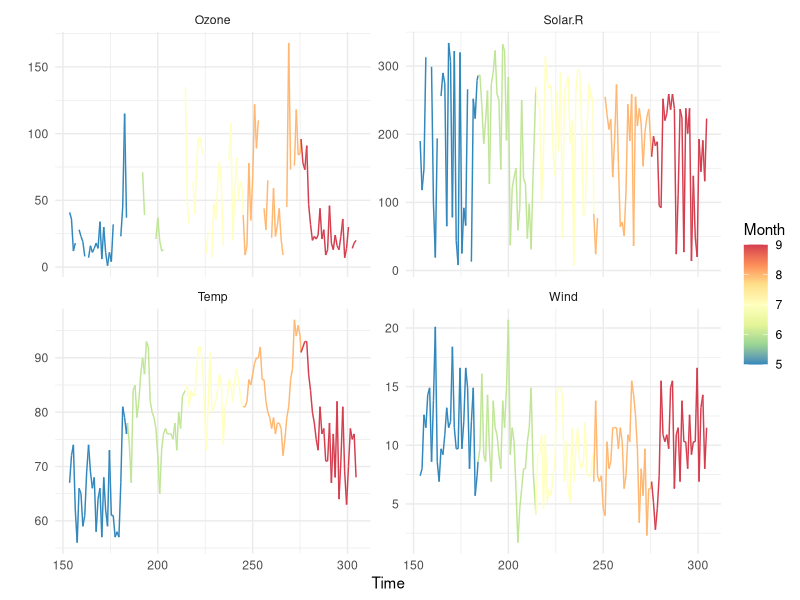
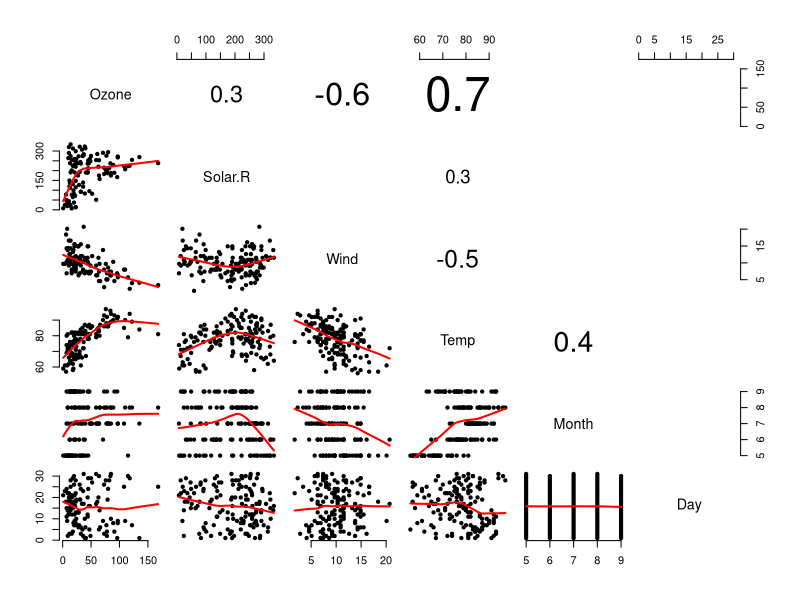

Write the R code that produced these figures, in order.
## ---- chunk 1
library(tidyverse)
D<-airquality

# First time transform data of tidy ones
D_tidy<-D %>% tidyr::gather(VAR, value, -Month, -Day) %>% mutate(Time = Month*30.5+Day)

ggplot(D_tidy) + geom_line(aes(x=Time, y=value, color=Month)) + scale_color_distiller("Month", palette = "Spectral") + facet_wrap(~VAR, scales = "free_y") + theme_minimal() + ylab("")

## ---- chunk 2
D<-airquality

par(bty="n") # I prefer when box was delete from plots but it is not a necessary

# I re-write panel.smooth to change the shape of points and	thickness of the red line
panel.smooth2=function (x, y, col = par("col"), bg = NA, pch = par("pch"),
    cex = 1, col.smooth = "red", span = 2/3, iter = 3, ...)
{
  points(x, y, pch = 20, col = col, bg = bg, cex = cex)
    ok <- is.finite(x) & is.finite(y)
    if (any(ok))
        lines(stats::lowess(x[ok], y[ok], f = span, iter = iter),
            col = "red", lwd=2,...)
}

# I modfied panel.cor to show estimate for only significant cor.test
panel.cor <- function(x, y, digits=1, prefix="", cex.cor)
{
  usr <- par("usr"); on.exit(par(usr))
  par(usr = c(0, 1, 0, 1))
  r1=cor.test(x,y)
  r <- abs(cor(x, y,use="pairwise.complete.obs"))
  
  txt <- format(c(r1[4], 0.123456789), digits=digits)[1]
  txt <- paste(prefix, txt, sep="")
  if(missing(cex.cor)) cex <- 0.9/strwidth(txt)
  text(0.5, 0.5, if(r1[3]<0.005) txt, cex = cex * r)
}

pairs(D, lower.panel = panel.smooth2, upper.panel=panel.cor, cex.labels=1.3)
